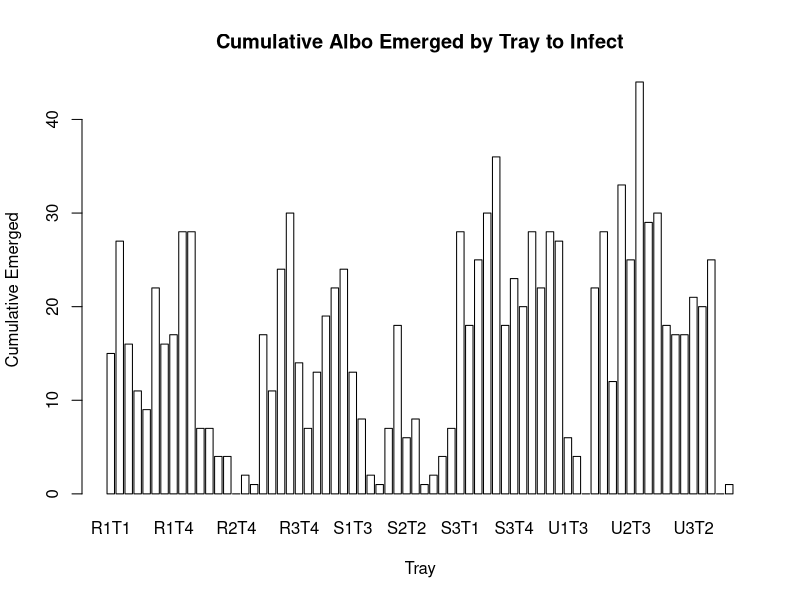
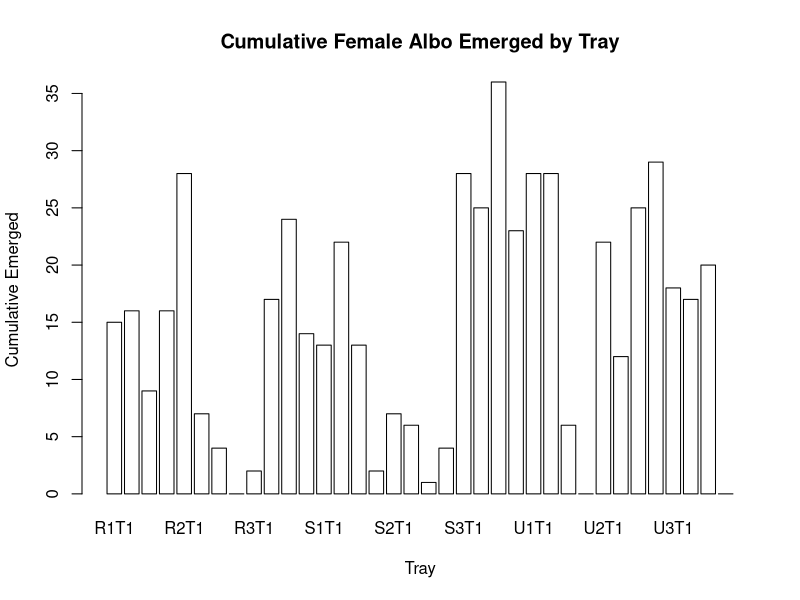

The R source for these figures, in order: (Note: this script raises an error after producing the figures.)
## ---- chunk 1
library(dplyr)
## ---- chunk 2
emergence <- read.csv("../data/infections/emergenceOct.csv")
## ---- chunk 3
#cumulative emergence
byTray <- emergence %>%
  group_by(Class, Tray_Code, Sex) %>%
  summarise(cumulative=sum(Num_Emerge)) %>%
  ungroup()
#order by tray
byTray <- byTray[order(byTray$Tray_Code),]
#make a little bar graph
barplot(byTray$cumulative, 
        names.arg = byTray$Tray_Code, col=c("pink",
                                            "dodgerblue")[byTray$Sex],
        xlab="Tray",
        ylab="Cumulative Emerged",
        main="Cumulative Albo Emerged by Tray to Infect")
#just the women
byTrayF <- byTray[byTray$Sex=="F",]
barplot(byTrayF$cumulative, 
        names.arg = byTrayF$Tray_Code, col=c("dodgerblue",
                                            "black", "maroon")[byTrayF$Class],
        xlab="Tray",
        ylab="Cumulative Emerged",
        main="Cumulative Female Albo Emerged by Tray")
legend("topleft", legend=levels(byTrayF$Class), col=c("dodgerblue",
                                            "black", "maroon"), pch=15)
## ---- chunk 4
bySite <- emergence %>%
  group_by(Class, Site_Code, Sex) %>%
  summarise(cumulative=sum(Num_Emerge)) %>%
  ungroup()
#make a little bar graph
barplot(bySite$cumulative, 
        names.arg = bySite$Site_Code, col=c("pink",
                                            "dodgerblue")[bySite$Sex],
        xlab="Site",
        ylab="Cumulative Emerged",
        main="Cumulative Albo Emerged by Site")
bySite
#just the women
bySiteF <- bySite[bySite$Sex=="F",]
barplot(bySiteF$cumulative, 
        names.arg = bySiteF$Site_Code, col=c("dodgerblue",
                                            "black", "maroon")[bySiteF$Class],
        xlab="Site",
        ylab="Cumulative Emerged",
        main="Cumulative Female Albo Emerged by Site")
legend("topleft", legend=levels(bySiteF$Class), col=c("dodgerblue",
                                            "black", "maroon"), pch=15)

## ---- chunk 5
females <- emergence[emergence$Sex=="F",]
#calculate age
#needs to be calculated for both feed dates
#feed date 1: 8-16-2016: R1, U1, U2, S3
#feed date 2: 8-19-2016: R2, R3, U3, S1, S2
if (females$Month[1]==7){
  for (i in 1:nrow(females)){
    if (females$Site[i] %in% c(2, 7, 3, 5)) {
    females$age[i] <- as.numeric(format(as.Date("2016-07-17"),
                                        "%d"))-females$Day[i]
    } else females$age[i] <- as.numeric(format(as.Date("2016-07-20"),
                                               "%d"))-females$Day[i]
  }
} else if (females$Month[1]==8) {
  for (i in 1:nrow(females)){
    if (females$Site[i] %in% c(4, 7, 8, 6)) {
    females$age[i] <- as.numeric(format(as.Date("2016-08-16"),
                                        "%d"))-females$Day[i]
    } else females$age[i] <- as.numeric(format(as.Date("2016-08-19"),
                                               "%d"))-females$Day[i]
  }
} else if (females$Month[1]==10) {
  for (i in 1:nrow(females)){
    if (females$Site[i] %in% c(1, 4, 7, 8, 9)) { #first round of infections
    females$age[i] <- as.numeric(format(as.Date("2016-10-23"),
                                        "%d"))-females$Day[i]
    } else females$age[i] <- as.numeric(format(as.Date("2016-10-25"),
                                               "%d"))-females$Day[i]
  }
}


#new dataframe listing each individual mosquito by site
require(dplyr)
femaleSite <- select(females, Site_Code, Num_Emerge, age)
#repeat each row based on number of mosquitoes emerged, each mosq gets a row
femaleSiteExpanded <- femaleSite[rep(seq.int(1,nrow(femaleSite)), femaleSite$Num_Emerge),c(1,3)]
#can now calculate mean and median age by site
siteAge <- femaleSiteExpanded %>%
  group_by(Site_Code) %>%
  summarise(median(age), mean(age), min(age), max(age)) %>%
  ungroup()
## ---- chunk 6
siteAge
## ---- chunk 7
curve <- emergence[emergence$Sex=="F",] %>%
  group_by(Class, Site_Code, Exp_Day) %>%
  summarise(emerged=sum(Num_Emerge)) %>%
  mutate(cumulative=cumsum(emerged)) %>%
  ungroup()
#order by site and day
curve <- curve[with(curve, order(Site_Code, Exp_Day)),]
## ---- chunk 8
emergencePlots <- function(site){
  par(mfrow=c(1,2))
  #set plot color
  if (startsWith(site, "R")) {
    siteColor <- "dodgerblue"
  } else if (startsWith(site, "S")) {
    siteColor <- "gray60"
  } else if (startsWith(site, "U")) {
    siteColor <- "maroon"
  }
  #cumulative plot
with(curve[curve$Site_Code==site,], plot(y=cumulative, x=Exp_Day, xlim=c(15, 40), ylim=c(0,100), pch=19, col=siteColor, main=paste(site, "Cumulative Emergence")))
#lines for cumulative
with(curve[curve$Site_Code==site,], lines(y=cumulative, x=Exp_Day, xlim=c(15, 40), ylim=c(0,100), col=siteColor))
#mtext
with(curve[curve$Site_Code==site,], mtext(paste("Cumulative= ", max(cumulative), "/ First Day= ", min(Exp_Day), sep="")))
#emergence plot
with(curve[curve$Site_Code==site,], plot(y=emerged, x=Exp_Day, xlim=c(15, 40), ylim=c(0,25), pch=19, col=siteColor, main=paste(site, "emergence by Day")))
#lines
with(curve[curve$Site_Code==site,], lines(y=emerged, x=Exp_Day, xlim=c(15, 40), ylim=c(0,25), col=siteColor))
#mtext
with(curve[curve$Site_Code==site,], mtext(paste("Cumulative= ", max(cumulative), "/ First Day= ", min(Exp_Day), sep="")))
}
## ---- chunk 9
sapply(as.vector(levels(curve$Site_Code)), FUN=emergencePlots)

## ---- chunk 10
trayLastDay <- emergence %>%
  group_by(Tray_Code) %>%
  filter(Num_Emerge>0) %>%
  summarise(lastDay=max(Exp_Day)) %>%
  ungroup()

a <- trayLastDay[(42-trayLastDay$lastDay)>3,]
(a[1:nrow(a),])
## ---- chunk 11
trayLastDay[as.numeric(42-trayLastDay$lastDay)<=3,]
